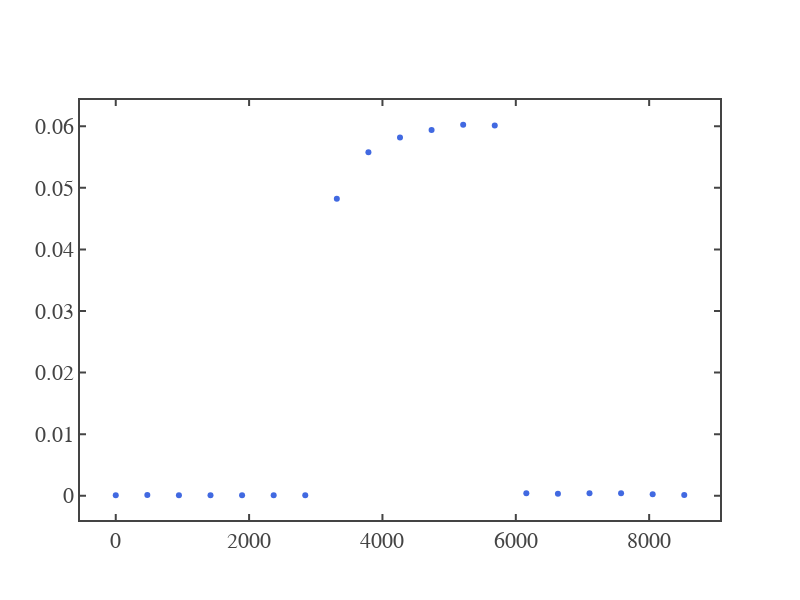

This figure's notebook cell:
### Code cell
# For Delay Measurement

x_old=delay_timeRange
y_old=signal_data
fig = go.Figure()
fig.add_scatter(x=x_old,y=y_old,mode='markers',marker=dict(color="royalblue"),name='Experimental Data' )
fig.update_layout(template = fig_template,width=800,height=600)
fig.show()

### Figure 1 — Plotly figure (JSON) as saved in the notebook; plotly's stock layout.template omitted (floating-point values rounded to 4 significant figures)
{"data": [{"marker": {"color": "royalblue"}, "mode": "markers", "name": "Experimental Data", "type": "scatter", "x": [0, 473.7, 947.4, 1421.0, 1895.0, 2368.0, 2842.0, 3316.0, 3789.0, 4263.0, 4737.0, 5211.0, 5684.0, 6158.0, 6632.0, 7105.0, 7579.0, 8053.0, 8526.0, 9000], "y": [8.8e-05, 0.0001073, 9.4e-05, 9.933e-05, 9.6e-05, 8.2e-05, 9.267e-05, 0.04821, 0.05577, 0.05819, 0.05941, 0.06025, 0.06014, 0.0004073, 0.0003427, 0.0003913, 0.0004, 0.0002487, 0.0001333]}], "layout": {"height": 600, "width": 800, "xaxis": {"autorange": true, "range": [-536.2, 9062.0], "type": "linear"}, "yaxis": {"autorange": true, "range": [-0.003937, 0.06427], "type": "linear"}}}
